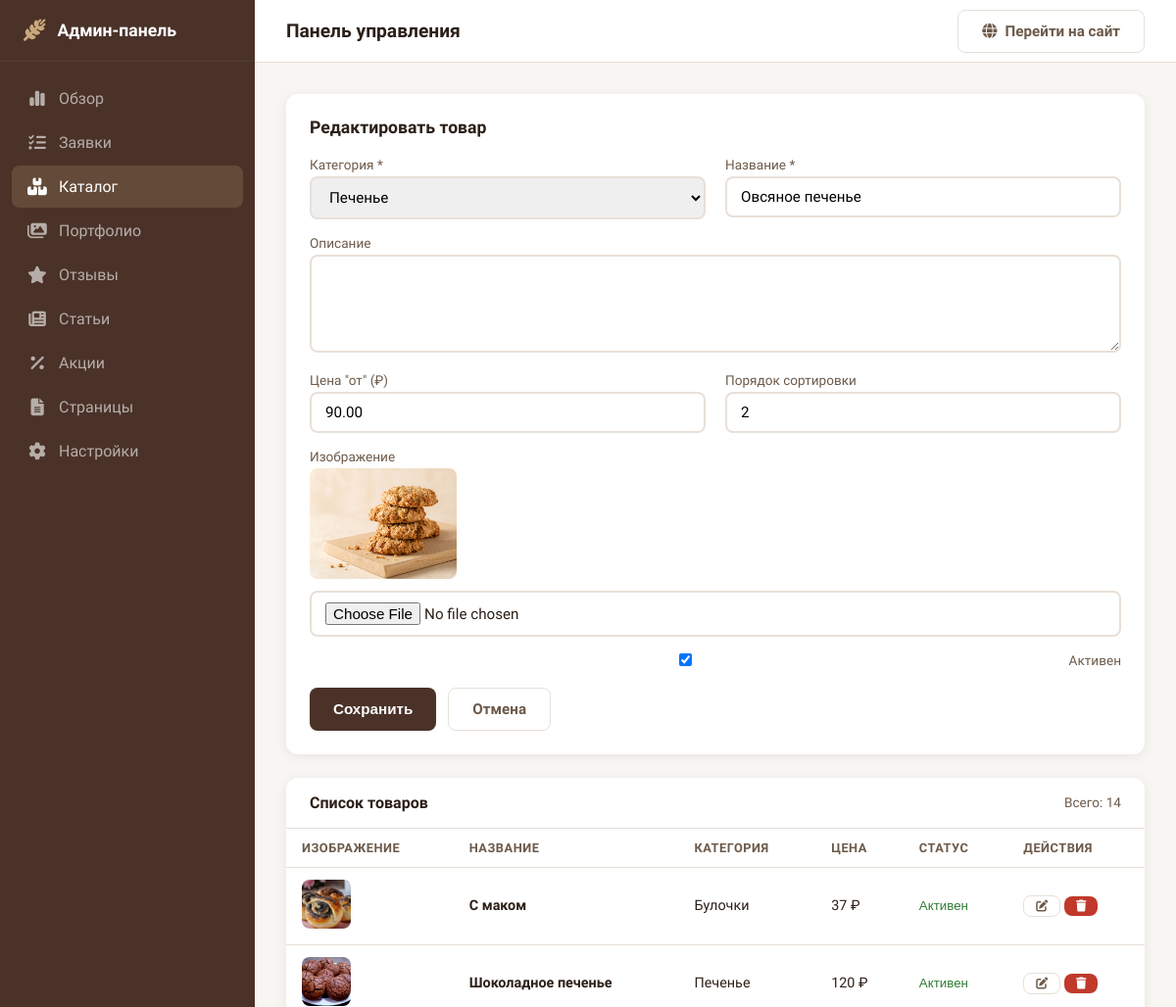
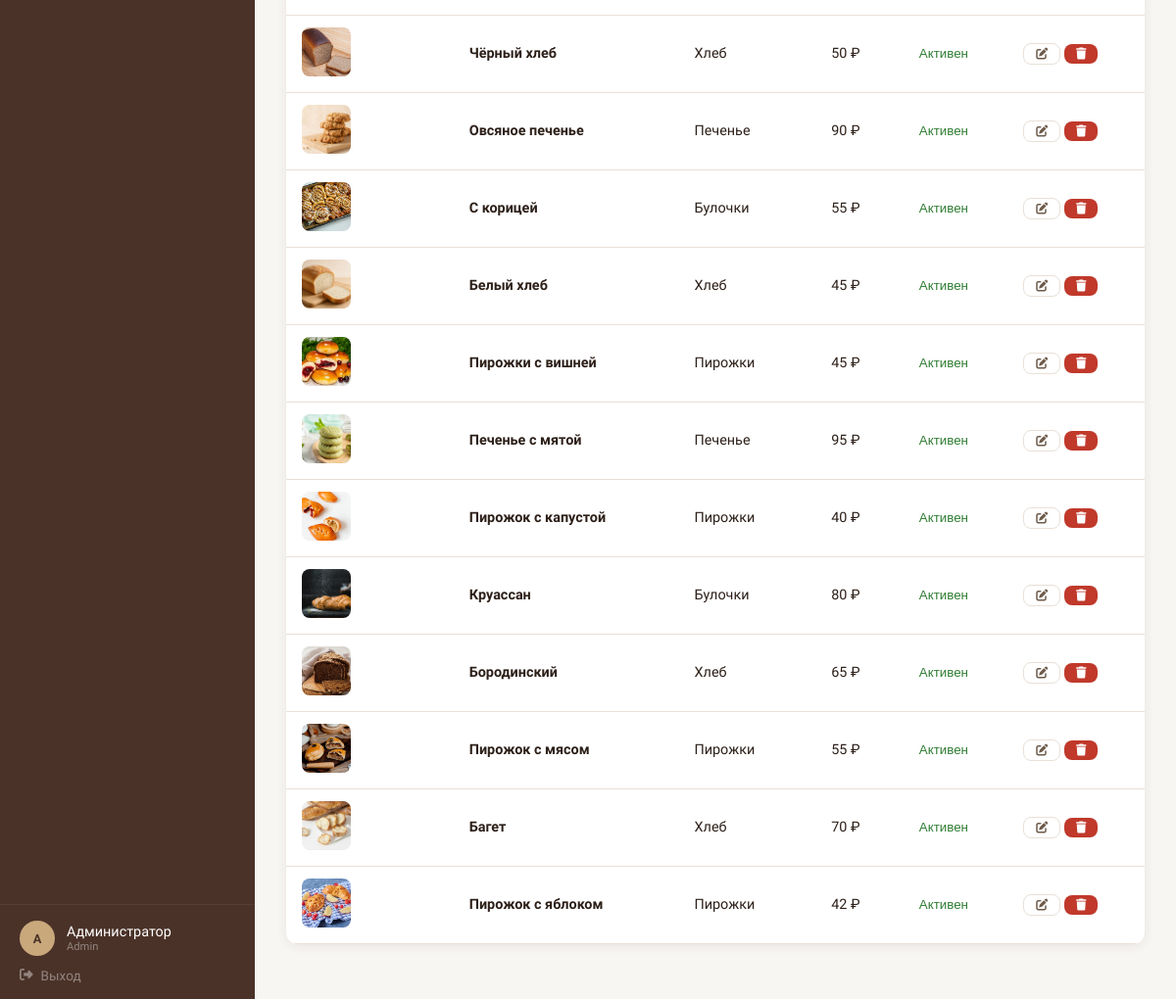
Screenshot of /admin/index.php?page=products&edit=22 (signed in) with the database file from the repository (2 pictures, top to bottom).
### tables this page shows
CREATE TABLE `products` (
  `id` int(11) NOT NULL AUTO_INCREMENT,
  `category_id` int(11) NOT NULL,
  `name` varchar(200) NOT NULL,
  `slug` varchar(200) NOT NULL,
  `description` text DEFAULT NULL,
  `price_from` decimal(10,2) DEFAULT NULL,
  `image` varchar(255) DEFAULT NULL,
  `gallery` longtext DEFAULT NULL,
  `characteristics` longtext DEFAULT NULL,
  `is_active` tinyint(1) DEFAULT 1,
  `sort_order` int(11) DEFAULT 0,
  `created_at` timestamp NOT NULL DEFAULT current_timestamp(),
  `updated_at` timestamp NOT NULL DEFAULT current_timestamp() ON UPDATE current_timestamp(),
  PRIMARY KEY (`id`),
  UNIQUE KEY `slug` (`slug`),
  KEY `category_id` (`category_id`),
  CONSTRAINT `products_ibfk_1` FOREIGN KEY (`category_id`) REFERENCES `categories` (`id`) ON DELETE CASCADE
);

CREATE TABLE `categories` (
  `id` int(11) NOT NULL AUTO_INCREMENT,
  `name` varchar(100) NOT NULL,
  `slug` varchar(100) NOT NULL,
  `description` text DEFAULT NULL,
  `icon` varchar(50) DEFAULT NULL,
  `parent_id` int(11) DEFAULT NULL,
  `sort_order` int(11) DEFAULT 0,
  `is_active` tinyint(1) DEFAULT 1,
  `created_at` timestamp NOT NULL DEFAULT current_timestamp(),
  PRIMARY KEY (`id`),
  UNIQUE KEY `slug` (`slug`),
  KEY `parent_id` (`parent_id`),
  CONSTRAINT `categories_ibfk_1` FOREIGN KEY (`parent_id`) REFERENCES `categories` (`id`) ON DELETE CASCADE
);

### admin/functions.php (called while the page is built, shortened)
<?php
require_once 'config.php';
function escape($data) {
    return htmlspecialchars(strip_tags((string)($data ?? '')), ENT_QUOTES, 'UTF-8');
}
function getCategories($parentId = null) {
    global $pdo;
    $sql = "SELECT * FROM categories WHERE is_active = 1";
    if ($parentId !== null) {
        $sql .= " AND parent_id " . ($parentId === 0 ? "IS NULL" : "= ?");
    }
    $sql .= " ORDER BY sort_order ASC";
    $stmt = $pdo->prepare($sql);
    if ($parentId !== null && $parentId !== 0) {
        $stmt->execute([$parentId]);
    } else {
        $stmt->execute();
    }
    return $stmt->fetchAll();
}
function getProduct($id) {
    global $pdo;
    $stmt = $pdo->prepare("SELECT * FROM products WHERE id = ?");
    $stmt->execute([$id]);
    return $stmt->fetch();
}

### admin/includes/products.php (the view, shortened to what this page needs)
<?php
$categories = getCategories(0);
$products = $pdo->query("SELECT p.*, c.name as category_name FROM products p LEFT JOIN categories c ON p.category_id = c.id ORDER BY p.sort_order ASC, p.id DESC")->fetchAll();
$editProduct = null;
if (isset($_GET['edit'])) {
    $editProduct = getProduct(intval($_GET['edit']));
}
?>
<div class="form-section">
    <h3><?= $editProduct ? 'Редактировать товар' : 'Добавить товар' ?></h3>
    <form method="POST" enctype="multipart/form-data">
        <div class="form-row">
            <div class="form-group">
                <label>Категория *</label>
                <select name="category_id" required>
                    <?php foreach ($categories as $cat): ?>
                        <option value="<?= $cat['id'] ?>" <?= ($editProduct && $editProduct['category_id'] == $cat['id']) ? 'selected' : '' ?>>
                            <?= escape($cat['name']) ?>
                        </option>
                    <?php endforeach; ?>
                </select>
            </div>
            <div class="form-group">
                <label>Название *</label>
                <input type="text" name="name" value="<?= $editProduct ? escape($editProduct['name']) : '' ?>" required>
            </div>
        </div>
        <div class="form-group">
            <label>Описание</label>
            <textarea name="description" rows="3"><?= $editProduct ? escape($editProduct['description']) : '' ?></textarea>
        </div>
        <div class="form-row">
            <div class="form-group">
                <label>Цена "от" (₽)</label>
                <input type="number" name="price_from" step="0.01" value="<?= $editProduct ? $editProduct['price_from'] : '' ?>">
            </div>
            <div class="form-group">
                <label>Порядок сортировки</label>
                <input type="number" name="sort_order" value="<?= $editProduct ? $editProduct['sort_order'] : 0 ?>">
            </div>
        </div>
        <div class="form-group">
            <label>Изображение</label>
            <?php if ($editProduct && $editProduct['image']): ?>
                <div style="margin-bottom:8px;">
                    <img src="<?= SITE_URL ?>uploads/<?= $editProduct['image'] ?>" style="max-width:150px;border-radius:8px;">
                </div>
            <?php endif; ?>
            <input type="file" name="image" accept="image/*">
        </div>
        <div class="form-group">
            <label style="display:flex;align-items:center;gap:8px;cursor:pointer;">
                <input type="checkbox" name="is_active" <?= ($editProduct && !$editProduct['is_active']) ? '' : 'checked' ?>>
                Активен
            </label>
        </div>
        <div class="form-actions">
            <button type="submit" class="btn btn-primary"><?= $editProduct ? 'Сохранить' : 'Добавить' ?></button>
            <?php if ($editProduct): ?>
                <a href="?page=products" class="btn btn-outline">Отмена</a>
            <?php endif; ?>
        </div>
    </form>
</div>
<div class="table-container">
    <div class="table-header">
        <h3>Список товаров</h3>
        <span style="font-size:0.85rem;color:var(--text-light);">Всего: <?= count($products) ?></span>
    </div>
    <div class="table-responsive">
        <table>
            <thead>
                <tr>
                    <th>Изображение</th>
                    <th>Название</th>
                    <th>Категория</th>
                    <th>Цена</th>
                    <th>Статус</th>
                    <th>Действия</th>
                </tr>
            </thead>
            <tbody>
                <?php if (count($products) > 0): ?>
                    <?php foreach ($products as $product): ?>
                        <tr>
                            <td>
                                <?php if ($product['image']): ?>
                                    <img src="<?= SITE_URL ?>uploads/<?= $product['image'] ?>" style="width:50px;height:50px;object-fit:cover;border-radius:8px;">
                                <?php else: ?>
                                    <div style="width:50px;height:50px;background:var(--bg);border-radius:8px;display:flex;align-items:center;justify-content:center;color:var(--text-light);font-size:0.7rem;">Нет</div>
                                <?php endif; ?>
                            </td>
                            <td><strong><?= escape($product['name']) ?></strong></td>
                            <td><?= escape($product['category_name'] ?? '-') ?></td>
                            <td><?= $product['price_from'] ? number_format($product['price_from'], 0, '', ' ') . ' ₽' : '-' ?></td>
                            <td>
                                <form method="POST" style="display:inline;">
                                    <button type="submit" style="background:none;border:none;cursor:pointer;color:<?= $product['is_active'] ? '#2E7D32' : '#C0392B' ?>;">
                                        <?= $product['is_active'] ? 'Активен' : 'Скрыт' ?>
                                    </button>
                                </form>
                            </td>
                            <td>
                                <a href="?page=products&edit=<?= $product['id'] ?>" class="btn btn-outline" style="padding:4px 12px;font-size:0.75rem;">
                                    <i class="fas fa-edit"></i>
                                </a>
                                <form method="POST" style="display:inline;" onsubmit="return confirm('Удалить товар?')">
                                    <button type="submit" class="btn btn-danger" style="padding:4px 12px;font-size:0.75rem;">
                                        <i class="fas fa-trash"></i>
                                    </button>
                                </form>
                            </td>
                        </tr>
                    <?php endforeach; ?>
                <?php else: ?>
                    <tr><td colspan="6" style="text-align:center;color:var(--text-light);padding:40px;">Товаров не найдено</td></tr>
                <?php endif; ?>
            </tbody>
        </table>
    </div>
</div>

### admin/css/admin.css (style rules this page uses)
* { margin: 0; padding: 0; box-sizing: border-box; }
:root { --sidebar-width: 260px; --header-height: 64px; --primary: #8B6B4F; --primary-dark: #4A3228; --primary-light: #C9A87C; --bg: #F8F6F3; --white: #FFFFFF; --text: #2C1F18; --text-light: #6D5A4A; --border: #E8E0D8; --shadow: 0 2px 12px rgba(44, 31, 24, 0.08); --radius: 12px; --font: 'Onest', sans-serif; }
body { font-family: var(--font); background: var(--bg); color: var(--text); }
.btn { display: inline-flex; align-items: center; gap: 8px; padding: 12px 24px; border-radius: 8px; font-weight: 600; font-size: 0.95rem; transition: all 0.3s; border: none; cursor: pointer; text-decoration: none; }
.btn-primary { background: var(--primary-dark); color: var(--white); }
.btn-outline { background: transparent; color: var(--text-light); border: 1px solid var(--border); }
.table-container { background: var(--white); border-radius: var(--radius); box-shadow: var(--shadow); overflow: hidden; margin-bottom: 24px; }
.table-header { display: flex; justify-content: space-between; align-items: center; padding: 16px 24px; border-bottom: 1px solid var(--border); }
.table-header h3 { font-size: 1rem; font-weight: 600; }
.table-responsive { overflow-x: auto; }
table { width: 100%; border-collapse: collapse; }
table th { text-align: left; padding: 12px 16px; font-weight: 600; font-size: 0.8rem; text-transform: uppercase; letter-spacing: 0.5px; color: var(--text-light); border-bottom: 1px solid var(--border); }
table td { padding: 12px 16px; border-bottom: 1px solid var(--border); font-size: 0.9rem; }
.form-section { background: var(--white); padding: 24px; border-radius: var(--radius); box-shadow: var(--shadow); margin-bottom: 24px; }
.form-section h3 { margin-bottom: 20px; font-size: 1.1rem; }
.form-row { display: grid; grid-template-columns: 1fr 1fr; gap: 20px; }
.form-group { margin-bottom: 16px; }
.form-group label { display: block; font-weight: 500; font-size: 0.85rem; color: var(--text-light); margin-bottom: 4px; }
.form-group input, .form-group select, .form-group textarea { width: 100%; padding: 10px 14px; border: 2px solid var(--border); border-radius: 8px; font-size: 0.95rem; font-family: var(--font); transition: all 0.3s; }
.form-group textarea { min-height: 100px; resize: vertical; }
.form-actions { display: flex; gap: 12px; margin-top: 20px; }
.btn-danger { background: #C0392B; color: var(--white); }

### rows the page displays
products: category_id "Печенье", name "Овсяное печенье", price_from "90.00", sort_order "2", image (picture), is_active "☑", category.name "Печенье", price_from "90", shows "Активен"
products: image (picture), name "С маком", category.name "Булочки", price_from "37", is_active "Активен"
products: image (picture), name "Шоколадное печенье", category.name "Печенье", price_from "120", is_active "Активен"
products: image (picture), name "Чёрный хлеб", category.name "Хлеб", price_from "50", is_active "Активен"
products: image (picture), name "С корицей", category.name "Булочки", price_from "55", is_active "Активен"
products: image (picture), name "Белый хлеб", category.name "Хлеб", price_from "45", is_active "Активен"
products: image (picture), name "Пирожки с вишней", category.name "Пирожки", price_from "45", is_active "Активен"
products: image (picture), name "Печенье с мятой", category.name "Печенье", price_from "95", is_active "Активен"
products: image (picture), name "Пирожок с капустой", category.name "Пирожки", price_from "40", is_active "Активен"
products: image (picture), name "Круассан", category.name "Булочки", price_from "80", is_active "Активен"
products: image (picture), name "Бородинский", category.name "Хлеб", price_from "65", is_active "Активен"
products: image (picture), name "Пирожок с мясом", category.name "Пирожки", price_from "55", is_active "Активен"
products: image (picture), name "Багет", category.name "Хлеб", price_from "70", is_active "Активен"
products: image (picture), name "Пирожок с яблоком", category.name "Пирожки", price_from "42", is_active "Активен"

### other values shown
substr($_SESSION['username'] ?? 'A', 0, 1) "A"
$_SESSION['full_name'] "Администратор"
$_SESSION['role'] "Admin"
$pageTitle "Панель управления"
count($products) "14"
